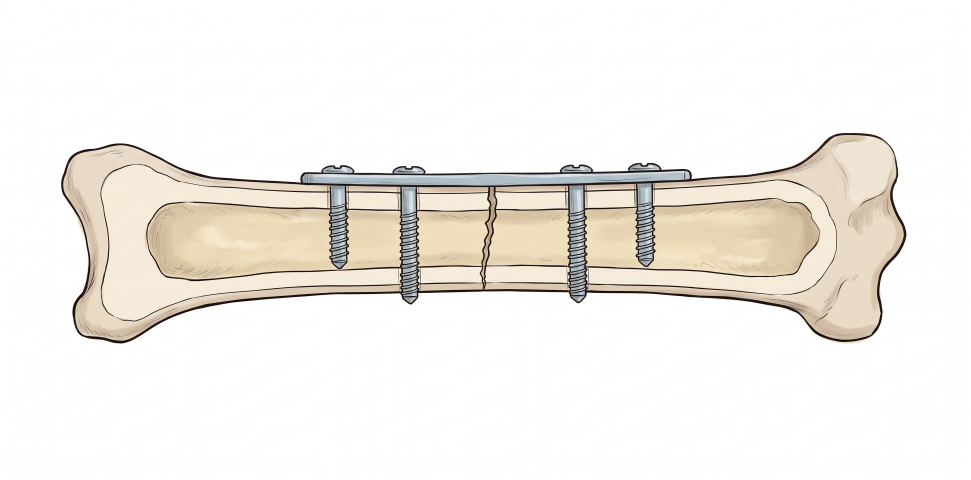
#> input picture obrazky/zdroje/012_pruznost_body_diagramu_ilustrace.png, 2912 x 1440 px (shown at 1/3 size)
$ python 012_pruznost_body_diagramu.py
#> lines starting #> are read from the running program, lines starting #| are printed output that depends on the picture
### obrazky/zdroje/pp_grafy1.py
"""Pružnost a pevnost – grafy (dávka 1). Každý obrázek je samostatná funkce."""
from styl import *
import numpy as np
from scipy.interpolate import PchipInterpolator as Pchip

def kval(ax, xl, yl):
    """Kvalitativní graf: osy se šipkami, bez hodnot."""
    for s in ('top', 'right'): ax.spines[s].set_visible(False)
    ax.set_xticks([]); ax.set_yticks([])
    ax.set_xlabel(xl); ax.set_ylabel(yl)
    ax.plot(1, 0, '>', color=INK, transform=ax.get_yaxis_transform(), clip_on=False, ms=9)
    ax.plot(0, 1, '^', color=INK, transform=ax.get_xaxis_transform(), clip_on=False, ms=9)

# [105 lines left out: functions slacha, slitina, biceps_kone, rychlost_zatezovani, body_diagramu, nejvyssi_modul and 2 more, not called in this run]

# [4 lines that do not run on import are left out]

### obrazky/zdroje/styl.py
"""Jednotný kreslený styl obrázků sbírky. Použití:  from styl import *"""
import os
import matplotlib; matplotlib.use('Agg')
import matplotlib.pyplot as plt
from matplotlib import font_manager as fm
from matplotlib.patches import FancyArrowPatch, Arc

_FONT = os.path.join(os.path.dirname(os.path.abspath(__file__)), 'Caveat-Regular.ttf')
fm.fontManager.addfont(_FONT)

# --- barvy (význam je pevný, viz STYL.md) ---
INK    = '#222222'  # obrysy, osy, text
SILA   = '#d62828'  # síly
MOMENT = '#f77f00'  # momenty
POHYB  = '#7b2cbf'  # rychlost, zrychlení
ROZMER = '#1d6fd1'  # kóty, úhly, vzdálenosti
BOD    = '#2a9d4b'  # těžiště, body, osy otáčení
KOST, SVAL, KUZE, DREVO = '#f1e3c8', '#e07a7a', '#f6d5bf', '#8b5a2b'

W, H, DPI = 6.0, 4.0, 200   # 1200 x 800 px

def start(w=W, h=H, osy=False):
    plt.xkcd(scale=0.8, length=120, randomness=2)
    plt.rcParams.update({
        'font.family': ['Caveat', 'DejaVu Sans'], 'font.size': 20,
        'mathtext.fontset': 'custom', 'mathtext.rm': 'Caveat',
        'mathtext.it': 'Caveat', 'mathtext.bf': 'Caveat',
        'axes.linewidth': 1.8, 'lines.linewidth': 2.4, 'path.effects': [],
        'axes.edgecolor': INK, 'text.color': INK, 'axes.labelcolor': INK,
        'xtick.color': INK, 'ytick.color': INK})
    fig, ax = plt.subplots(figsize=(w, h), dpi=DPI)
    if not osy:
        ax.set_aspect('equal'); ax.axis('off')
    return fig, ax

# [15 lines left out: functions graf, sila, kota, not called in this run]

def bod(ax, x, y, text=None, dx=.06, dy=.06):
    ax.plot(x, y, 'o', color=BOD, ms=9)
    if text: ax.text(x + dx, y + dy, text, color=BOD, fontsize=20)

# [6 lines left out: function uhel, not called in this run]

def uloz(fig, jmeno):
    fig.tight_layout()
    fig.savefig(jmeno, facecolor='white', dpi=DPI)
    plt.close(fig)

### obrazky/zdroje/012_pruznost_body_diagramu.py
"""012 – Youngův modul v bodech diagramu: tahový diagram oceli (s mezí kluzu) + motiv kostního šroubu z oceli."""
from styl import *
import numpy as np
from scipy.interpolate import PchipInterpolator as Pchip
from matplotlib.patches import Polygon, FancyBboxPatch
from pp_grafy1 import kval

def sroub(ax):
    """Kortikální kostní šroub (vodorovně): hlava se zápustem, závitová část a hrot."""
    ax.set_xlim(-.4, 6.2); ax.set_ylim(-1.4, 1.6); ax.axis('off'); ax.set_aspect('equal')
    OC, TM = '#b8c4cf', '#6d7a86'
    ax.add_patch(FancyBboxPatch((0, -.7), .6, 1.4, boxstyle='round,pad=0,rounding_size=.25', fc=OC, ec=INK, lw=1.6, zorder=3))
    ax.plot([.18, .18], [-.35, .35], color=TM, lw=3, zorder=4); ax.plot([.42, .42], [-.35, .35], color=TM, lw=3, zorder=4)
    ax.add_patch(Polygon([(.6, -.3), (5.0, -.3), (5.8, 0), (5.0, .3), (.6, .3)], closed=True, fc=OC, ec=INK, lw=1.6, zorder=2))
    for x in np.arange(.85, 5.2, .32):                       # závity
        ax.plot([x, x + .16], [.3, .52], color=INK, lw=1.4, zorder=3); ax.plot([x + .16, x + .32], [.52, .3], color=INK, lw=1.4, zorder=3)
        ax.plot([x, x + .16], [-.3, -.52], color=INK, lw=1.4, zorder=3); ax.plot([x + .16, x + .32], [-.52, -.3], color=INK, lw=1.4, zorder=3)
    ax.text(2.9, .85, 'ocelový šroub do kosti', fontsize=13, ha='center', va='bottom')

ILU = '012_pruznost_body_diagramu_ilustrace.png'

def dlaha(ax):
    from PIL import Image
    im = Image.open(ILU).convert('RGB'); a = np.asarray(im)
    ys, xs = np.where(a.min(2) < 225)
    k = np.asarray(im.crop((xs.min() - 10, ys.min() - 10, xs.max() + 10, ys.max() + 10))).copy()
    k[k.min(2) > 235] = 255
    ax.imshow(k); ax.axis('off')
    ax.text(k.shape[1] / 2, -40, 'ocelová dlaha a šrouby na zlomené kosti', fontsize=13, ha='center', va='bottom')

if __name__ == '__main__':
    fig, ax = start(6, 4, osy=True)
    xs, ys = [.05, .14, .3, .55, .7, 1], [3.6, 3.45, 3.85, 4.75, 4.85, 4.1]
    x = np.linspace(.05, 1, 300)
    ax.plot([0, .05], [0, 3.6], color=SILA); ax.plot(x, Pchip(xs, ys)(x), color=SILA)
    for (xi, t) in [(.14, 'A'), (.62, 'B')]:
        yi = Pchip(xs, ys)(xi)
        ax.plot(xi, yi, 'o', color=INK, ms=8); ax.text(xi - .02, yi + .35, t, fontsize=22)
    ax.set_xlim(0, 1.08); ax.set_ylim(0, 5.8)
    kval(ax, 'poměrná deformace ε', 'napětí σ')
    ins = ax.inset_axes([0.38, 0.03, 0.6, 0.36]); dlaha(ins)
#> in dlaha, im is the input picture: PIL image 2912x1440 RGB; mean R, G, B 243.3, 240.2, 235.2
#> in dlaha, `k = np.asarray(im.crop((xs.min() - 10, ys.min() - 10, xs.max() + 10, y..`:
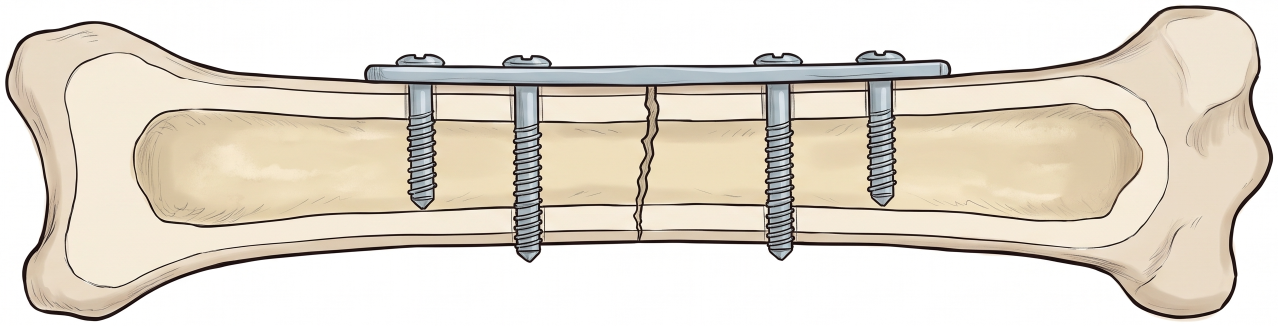
#> k: shape (652, 2555, 3) (shown at 1/2 size); mean R, G, B 226.2, 218.4, 206.1
    uloz(fig, '012_pruznost_body_diagramu.png')
#> in uloz, `fig.savefig(jmeno, facecolor='white', dpi=DPI)`:
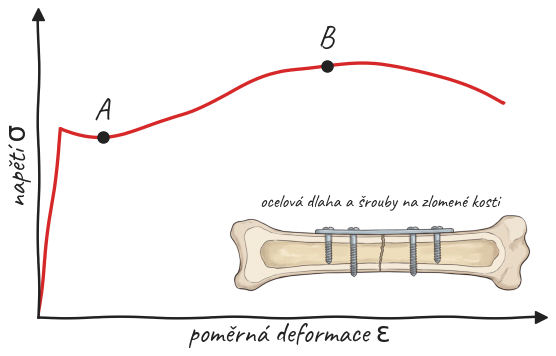
#> figure drawn by matplotlib, 1 panel
